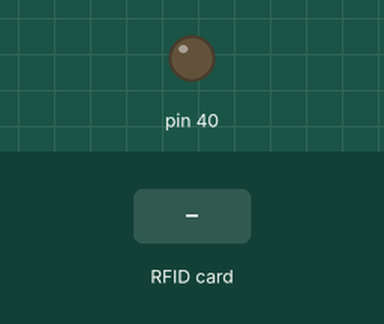
Simulated run of this program. Board: Raspberry Pi (header pin numbers). On the bench: output pins drawn as LEDs (lit = HIGH). The inputs (shaded band) are chosen by the test bench. The RFID card's data blocks start empty; what the program prints to the terminal is not drawn.

Above: at 1.2 s.
1.3 s: RFID card DB CD D9 AB held to the reader
At 2.1 s:
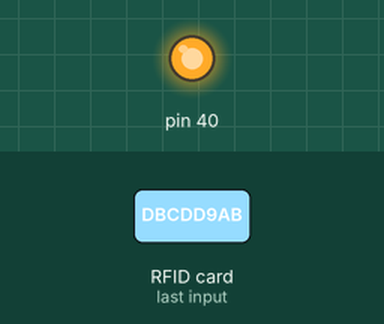
3.8 s: RFID card 5E 7A 19 C4 held to the reader
Timing chart, 0 to 6.8 s (numbered marks = the images above; inputs shaded):
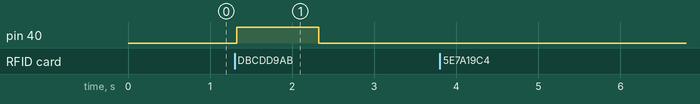

The program:

10Rfid_Read_Led.py
```python
import RPi.GPIO as GPIO
from mfrc522 import SimpleMFRC522
from time import sleep

GPIO.setwarnings(False)
reader = SimpleMFRC522()

# # LED
GPIO.setup(40, GPIO.OUT)

while True:
    try:
        id, text = reader.read()
        print(f"Your ID : {id}")
        print(f'Your Text : {text}')
        if id == 944051432292:
            GPIO.output(40, True)
            sleep(1)
            GPIO.output(40, False)
            sleep(1)
    except:
        GPIO.cleanup()
```

Measured:
- after the input at 1.3 s, pin 40: LOW → HIGH at once, → LOW 1.0 s later
- after the input at 3.8 s, every drawn part: stays the same
